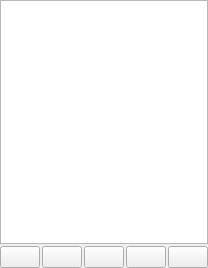
<?xml version="1.0" encoding="UTF-8"?>
<ui version="4.0">
 <class>TraceWidget</class>
 <widget class="QWidget" name="TraceWidget">
  <property name="geometry">
   <rect>
    <x>0</x>
    <y>0</y>
    <width>166</width>
    <height>268</height>
   </rect>
  </property>
  <property name="sizePolicy">
   <sizepolicy hsizetype="Preferred" vsizetype="Preferred">
    <horstretch>0</horstretch>
    <verstretch>0</verstretch>
   </sizepolicy>
  </property>
  <property name="windowTitle">
   <string>Form</string>
  </property>
  <layout class="QVBoxLayout" name="verticalLayout">
   <property name="spacing">
    <number>2</number>
   </property>
   <property name="leftMargin">
    <number>0</number>
   </property>
   <property name="topMargin">
    <number>0</number>
   </property>
   <property name="rightMargin">
    <number>0</number>
   </property>
   <property name="bottomMargin">
    <number>0</number>
   </property>
   <item>
    <widget class="QTableView" name="view">
     <property name="sizePolicy">
      <sizepolicy hsizetype="Ignored" vsizetype="Expanding">
       <horstretch>0</horstretch>
       <verstretch>0</verstretch>
      </sizepolicy>
     </property>
     <property name="horizontalScrollBarPolicy">
      <enum>Qt::ScrollBarAlwaysOff</enum>
     </property>
     <property name="selectionBehavior">
      <enum>QAbstractItemView::SelectRows</enum>
     </property>
     <property name="verticalScrollMode">
      <enum>QAbstractItemView::ScrollPerItem</enum>
     </property>
     <property name="showGrid">
      <bool>false</bool>
     </property>
     <attribute name="horizontalHeaderVisible">
      <bool>false</bool>
     </attribute>
     <attribute name="horizontalHeaderMinimumSectionSize">
      <number>0</number>
     </attribute>
     <attribute name="horizontalHeaderDefaultSectionSize">
      <number>21</number>
     </attribute>
     <attribute name="horizontalHeaderStretchLastSection">
      <bool>true</bool>
     </attribute>
     <attribute name="verticalHeaderVisible">
      <bool>false</bool>
     </attribute>
     <attribute name="verticalHeaderDefaultSectionSize">
      <number>21</number>
     </attribute>
    </widget>
   </item>
   <item>
    <layout class="QHBoxLayout" name="horizontalLayout">
     <item>
      <widget class="QPushButton" name="add">
       <property name="sizePolicy">
        <sizepolicy hsizetype="Maximum" vsizetype="Fixed">
         <horstretch>0</horstretch>
         <verstretch>0</verstretch>
        </sizepolicy>
       </property>
       <property name="toolTip">
        <string>Add</string>
       </property>
       <property name="text">
        <string/>
       </property>
       <property name="icon">
        <iconset resource="../icons.qrc">
         <normaloff>:/icons/add.png</normaloff>:/icons/add.png</iconset>
       </property>
       <property name="iconSize">
        <size>
         <width>16</width>
         <height>16</height>
        </size>
       </property>
      </widget>
     </item>
     <item>
      <widget class="QPushButton" name="remove">
       <property name="sizePolicy">
        <sizepolicy hsizetype="Maximum" vsizetype="Fixed">
         <horstretch>0</horstretch>
         <verstretch>0</verstretch>
        </sizepolicy>
       </property>
       <property name="toolTip">
        <string>Delete</string>
       </property>
       <property name="text">
        <string/>
       </property>
       <property name="icon">
        <iconset resource="../icons.qrc">
         <normaloff>:/icons/delete.png</normaloff>:/icons/delete.png</iconset>
       </property>
      </widget>
     </item>
     <item>
      <widget class="QPushButton" name="bImport">
       <property name="toolTip">
        <string>Import</string>
       </property>
       <property name="text">
        <string/>
       </property>
       <property name="icon">
        <iconset resource="../icons.qrc">
         <normaloff>:/icons/import.svg</normaloff>:/icons/import.svg</iconset>
       </property>
      </widget>
     </item>
     <item>
      <widget class="QPushButton" name="bExport">
       <property name="toolTip">
        <string>Export</string>
       </property>
       <property name="text">
        <string/>
       </property>
       <property name="icon">
        <iconset resource="../icons.qrc">
         <normaloff>:/icons/export.svg</normaloff>:/icons/export.svg</iconset>
       </property>
      </widget>
     </item>
     <item>
      <widget class="QPushButton" name="edit">
       <property name="sizePolicy">
        <sizepolicy hsizetype="Maximum" vsizetype="Fixed">
         <horstretch>0</horstretch>
         <verstretch>0</verstretch>
        </sizepolicy>
       </property>
       <property name="toolTip">
        <string>Edit</string>
       </property>
       <property name="text">
        <string/>
       </property>
       <property name="icon">
        <iconset resource="../icons.qrc">
         <normaloff>:/icons/edit.png</normaloff>:/icons/edit.png</iconset>
       </property>
      </widget>
     </item>
    </layout>
   </item>
  </layout>
 </widget>
 <resources>
  <include location="../icons.qrc"/>
 </resources>
 <connections/>
</ui>
